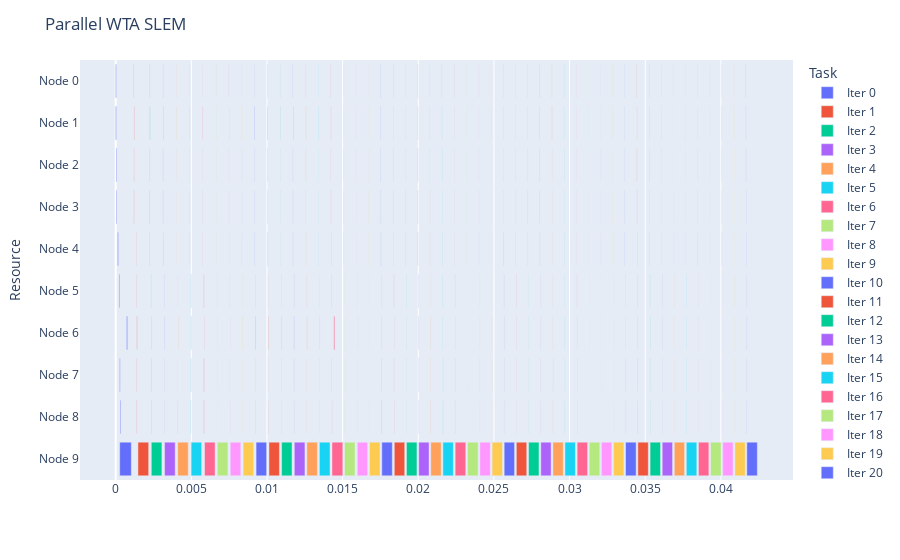

Here is the notebook cell this chart was saved with:
### Code cell
# SLEM
fig = getDataGantt(logs[3], "Parallel WTA SLEM")
fig.show()

### Figure 1 — Plotly figure (JSON) as saved in the notebook; plotly's stock layout.template omitted (floating-point values rounded to 4 significant figures)
{"data": [{"alignmentgroup": "True", "base": [0, -1.907e-06, 2.909e-05, 4.077e-05, 0.0001225, 0.0002186, 0.0007191, 0.0002546, 0.0002999, 0.0002661], "hovertemplate": "Task=Iter 0<br>Start=%{base}<br>Finish=%{x}<br>Resource=%{y}<extra></extra>", "legendgroup": "Iter 0", "marker": {"color": "#636efa", "pattern": {"shape": ""}}, "name": "Iter 0", "offsetgroup": "Iter 0", "orientation": "h", "showlegend": true, "textposition": "auto", "type": "bar", "x": [4.84e-05, 5.15e-05, 4.363e-05, 4.292e-05, 5.651e-05, 4.888e-05, 6.604e-05, 4.339e-05, 4.888e-05, 0.0007682], "xaxis": "x", "y": ["Node 0", "Node 1", "Node 2", "Node 3", "Node 4", "Node 5", "Node 6", "Node 7", "Node 8", "Node 9"], "yaxis": "y"}, {"alignmentgroup": "True", "base": [0.001196, 0.001209, 0.001206, 0.001205, 0.001354, 0.001387, 0.001398, 0.001391, 0.001392, 0.001471], "hovertemplate": "Task=Iter 1<br>Start=%{base}<br>Finish=%{x}<br>Resource=%{y}<extra></extra>", "legendgroup": "Iter 1", "marker": {"color": "#EF553B", "pattern": {"shape": ""}}, "name": "Iter 1", "offsetgroup": "Iter 1", "orientation": "h", "showlegend": true, "textposition": "auto", "type": "bar", "x": [1.597e-05, 2.217e-05, 1.574e-05, 1.55e-05, 1.55e-05, 1.502e-05, 2.384e-05, 1.526e-05, 1.717e-05, 0.0007091], "xaxis": "x", "y": ["Node 0", "Node 1", "Node 2", "Node 3", "Node 4", "Node 5", "Node 6", "Node 7", "Node 8", "Node 9"], "yaxis": "y"}, {"alignmentgroup": "True", "base": [0.002246, 0.002256, 0.002248, 0.002255, 0.002253, 0.002331, 0.002358, 0.002334, 0.002334, 0.002354], "hovertemplate": "Task=Iter 2<br>Start=%{base}<br>Finish=%{x}<br>Resource=%{y}<extra></extra>", "legendgroup": "Iter 2", "marker": {"color": "#00cc96", "pattern": {"shape": ""}}, "name": "Iter 2", "offsetgroup": "Iter 2", "orientation": "h", "showlegend": true, "textposition": "auto", "type": "bar", "x": [1.359e-05, 1.955e-05, 1.216e-05, 1.478e-05, 1.287e-05, 1.359e-05, 2.122e-05, 1.359e-05, 1.335e-05, 0.0007017], "xaxis": "x", "y": ["Node 0", "Node 1", "Node 2", "Node 3", "Node 4", "Node 5", "Node 6", "Node 7", "Node 8", "Node 9"], "yaxis": "y"}, {"alignmentgroup": "True", "base": [0.003124, 0.00313, 0.003123, 0.003125, 0.003127, 0.0032, 0.003225, 0.003207, 0.003211, 0.003231], "hovertemplate": "Task=Iter 3<br>Start=%{base}<br>Finish=%{x}<br>Resource=%{y}<extra></extra>", "legendgroup": "Iter 3", "marker": {"color": "#ab63fa", "pattern": {"shape": ""}}, "name": "Iter 3", "offsetgroup": "Iter 3", "orientation": "h", "showlegend": true, "textposition": "auto", "type": "bar", "x": [1.287e-05, 1.931e-05, 1.192e-05, 1.287e-05, 1.359e-05, 1.311e-05, 2.003e-05, 1.359e-05, 1.287e-05, 0.0007038], "xaxis": "x", "y": ["Node 0", "Node 1", "Node 2", "Node 3", "Node 4", "Node 5", "Node 6", "Node 7", "Node 8", "Node 9"], "yaxis": "y"}, {"alignmentgroup": "True", "base": [0.003992, 0.004009, 0.003999, 0.004004, 0.004002, 0.004077, 0.004149, 0.004084, 0.004104, 0.004099], "hovertemplate": "Task=Iter 4<br>Start=%{base}<br>Finish=%{x}<br>Resource=%{y}<extra></extra>", "legendgroup": "Iter 4", "marker": {"color": "#FFA15A", "pattern": {"shape": ""}}, "name": "Iter 4", "offsetgroup": "Iter 4", "orientation": "h", "showlegend": true, "textposition": "auto", "type": "bar", "x": [1.287e-05, 2.074e-05, 1.216e-05, 1.24e-05, 1.311e-05, 1.216e-05, 2.122e-05, 1.24e-05, 1.717e-05, 0.0006983], "xaxis": "x", "y": ["Node 0", "Node 1", "Node 2", "Node 3", "Node 4", "Node 5", "Node 6", "Node 7", "Node 8", "Node 9"], "yaxis": "y"}, {"alignmentgroup": "True", "base": [0.004864, 0.004874, 0.004867, 0.00487, 0.004871, 0.004971, 0.004971, 0.004969, 0.004954, 0.004985], "hovertemplate": "Task=Iter 5<br>Start=%{base}<br>Finish=%{x}<br>Resource=%{y}<extra></extra>", "legendgroup": "Iter 5", "marker": {"color": "#19d3f3", "pattern": {"shape": ""}}, "name": "Iter 5", "offsetgroup": "Iter 5", "orientation": "h", "showlegend": true, "textposition": "auto", "type": "bar", "x": [1.287e-05, 1.86e-05, 1.168e-05, 1.192e-05, 1.264e-05, 1.907e-05, 2.027e-05, 1.86e-05, 1.597e-05, 0.0007007], "xaxis": "x", "y": ["Node 0", "Node 1", "Node 2", "Node 3", "Node 4", "Node 5", "Node 6", "Node 7", "Node 8", "Node 9"], "yaxis": "y"}, {"alignmentgroup": "True", "base": [0.005741, 0.005751, 0.005743, 0.005745, 0.005746, 0.00582, 0.005852, 0.005823, 0.005823, 0.005871], "hovertemplate": "Task=Iter 6<br>Start=%{base}<br>Finish=%{x}<br>Resource=%{y}<extra></extra>", "legendgroup": "Iter 6", "marker": {"color": "#FF6692", "pattern": {"shape": ""}}, "name": "Iter 6", "offsetgroup": "Iter 6", "orientation": "h", "showlegend": true, "textposition": "auto", "type": "bar", "x": [1.24e-05, 1.907e-05, 1.121e-05, 1.168e-05, 1.287e-05, 2.408e-05, 1.979e-05, 2.742e-05, 2.503e-05, 0.0006976], "xaxis": "x", "y": ["Node 0", "Node 1", "Node 2", "Node 3", "Node 4", "Node 5", "Node 6", "Node 7", "Node 8", "Node 9"], "yaxis": "y"}, {"alignmentgroup": "True", "base": [0.006629, 0.006638, 0.006631, 0.006631, 0.006634, 0.006693, 0.006703, 0.0067, 0.006708, 0.006718], "hovertemplate": "Task=Iter 7<br>Start=%{base}<br>Finish=%{x}<br>Resource=%{y}<extra></extra>", "legendgroup": "Iter 7", "marker": {"color": "#B6E880", "pattern": {"shape": ""}}, "name": "Iter 7", "offsetgroup": "Iter 7", "orientation": "h", "showlegend": true, "textposition": "auto", "type": "bar", "x": [1.502e-05, 2.098e-05, 1.383e-05, 1.407e-05, 1.478e-05, 1.478e-05, 2.241e-05, 1.478e-05, 1.478e-05, 0.0007019], "xaxis": "x", "y": ["Node 0", "Node 1", "Node 2", "Node 3", "Node 4", "Node 5", "Node 6", "Node 7", "Node 8", "Node 9"], "yaxis": "y"}, {"alignmentgroup": "True", "base": [0.007475, 0.007485, 0.007481, 0.007482, 0.007491, 0.007545, 0.007569, 0.007546, 0.007555, 0.007571], "hovertemplate": "Task=Iter 8<br>Start=%{base}<br>Finish=%{x}<br>Resource=%{y}<extra></extra>", "legendgroup": "Iter 8", "marker": {"color": "#FF97FF", "pattern": {"shape": ""}}, "name": "Iter 8", "offsetgroup": "Iter 8", "orientation": "h", "showlegend": true, "textposition": "auto", "type": "bar", "x": [1.287e-05, 1.955e-05, 1.192e-05, 1.311e-05, 1.311e-05, 1.311e-05, 2.027e-05, 1.264e-05, 1.287e-05, 0.0006979], "xaxis": "x", "y": ["Node 0", "Node 1", "Node 2", "Node 3", "Node 4", "Node 5", "Node 6", "Node 7", "Node 8", "Node 9"], "yaxis": "y"}, {"alignmentgroup": "True", "base": [0.008322, 0.008339, 0.008328, 0.008329, 0.008334, 0.00839, 0.008398, 0.008396, 0.008401, 0.008423], "hovertemplate": "Task=Iter 9<br>Start=%{base}<br>Finish=%{x}<br>Resource=%{y}<extra></extra>", "legendgroup": "Iter 9", "marker": {"color": "#FECB52", "pattern": {"shape": ""}}, "name": "Iter 9", "offsetgroup": "Iter 9", "orientation": "h", "showlegend": true, "textposition": "auto", "type": "bar", "x": [1.311e-05, 1.788e-05, 1.192e-05, 1.216e-05, 1.216e-05, 1.168e-05, 1.907e-05, 1.311e-05, 1.168e-05, 0.0007], "xaxis": "x", "y": ["Node 0", "Node 1", "Node 2", "Node 3", "Node 4", "Node 5", "Node 6", "Node 7", "Node 8", "Node 9"], "yaxis": "y"}, {"alignmentgroup": "True", "base": [0.009175, 0.009188, 0.009181, 0.009183, 0.009192, 0.009242, 0.009255, 0.009245, 0.009249, 0.009279], "hovertemplate": "Task=Iter 10<br>Start=%{base}<br>Finish=%{x}<br>Resource=%{y}<extra></extra>", "legendgroup": "Iter 10", "marker": {"color": "#636efa", "pattern": {"shape": ""}}, "name": "Iter 10", "offsetgroup": "Iter 10", "orientation": "h", "showlegend": true, "textposition": "auto", "type": "bar", "x": [1.144e-05, 1.884e-05, 1.168e-05, 1.144e-05, 1.168e-05, 1.24e-05, 1.86e-05, 1.192e-05, 1.144e-05, 0.0006998], "xaxis": "x", "y": ["Node 0", "Node 1", "Node 2", "Node 3", "Node 4", "Node 5", "Node 6", "Node 7", "Node 8", "Node 9"], "yaxis": "y"}, {"alignmentgroup": "True", "base": [0.01003, 0.01004, 0.01004, 0.01004, 0.01005, 0.0101, 0.01011, 0.0101, 0.01011, 0.01013], "hovertemplate": "Task=Iter 11<br>Start=%{base}<br>Finish=%{x}<br>Resource=%{y}<extra></extra>", "legendgroup": "Iter 11", "marker": {"color": "#EF553B", "pattern": {"shape": ""}}, "name": "Iter 11", "offsetgroup": "Iter 11", "orientation": "h", "showlegend": true, "textposition": "auto", "type": "bar", "x": [1.192e-05, 1.86e-05, 1.216e-05, 1.168e-05, 1.24e-05, 1.192e-05, 2.027e-05, 1.216e-05, 1.216e-05, 0.0006909], "xaxis": "x", "y": ["Node 0", "Node 1", "Node 2", "Node 3", "Node 4", "Node 5", "Node 6", "Node 7", "Node 8", "Node 9"], "yaxis": "y"}, {"alignmentgroup": "True", "base": [0.01088, 0.01089, 0.01089, 0.01089, 0.01089, 0.01095, 0.01096, 0.01095, 0.01096, 0.01097], "hovertemplate": "Task=Iter 12<br>Start=%{base}<br>Finish=%{x}<br>Resource=%{y}<extra></extra>", "legendgroup": "Iter 12", "marker": {"color": "#00cc96", "pattern": {"shape": ""}}, "name": "Iter 12", "offsetgroup": "Iter 12", "orientation": "h", "showlegend": true, "textposition": "auto", "type": "bar", "x": [1.24e-05, 1.788e-05, 1.121e-05, 1.168e-05, 1.168e-05, 1.192e-05, 1.884e-05, 1.192e-05, 1.121e-05, 0.0006905], "xaxis": "x", "y": ["Node 0", "Node 1", "Node 2", "Node 3", "Node 4", "Node 5", "Node 6", "Node 7", "Node 8", "Node 9"], "yaxis": "y"}, {"alignmentgroup": "True", "base": [0.01171, 0.01172, 0.01171, 0.01171, 0.01172, 0.01179, 0.01178, 0.01178, 0.01178, 0.01181], "hovertemplate": "Task=Iter 13<br>Start=%{base}<br>Finish=%{x}<br>Resource=%{y}<extra></extra>", "legendgroup": "Iter 13", "marker": {"color": "#ab63fa", "pattern": {"shape": ""}}, "name": "Iter 13", "offsetgroup": "Iter 13", "orientation": "h", "showlegend": true, "textposition": "auto", "type": "bar", "x": [1.121e-05, 1.884e-05, 1.097e-05, 1.121e-05, 1.144e-05, 1.049e-05, 1.812e-05, 1.192e-05, 1.144e-05, 0.0007048], "xaxis": "x", "y": ["Node 0", "Node 1", "Node 2", "Node 3", "Node 4", "Node 5", "Node 6", "Node 7", "Node 8", "Node 9"], "yaxis": "y"}, {"alignmentgroup": "True", "base": [0.01256, 0.01257, 0.01257, 0.01257, 0.01258, 0.01262, 0.01264, 0.01263, 0.01263, 0.01263], "hovertemplate": "Task=Iter 14<br>Start=%{base}<br>Finish=%{x}<br>Resource=%{y}<extra></extra>", "legendgroup": "Iter 14", "marker": {"color": "#FFA15A", "pattern": {"shape": ""}}, "name": "Iter 14", "offsetgroup": "Iter 14", "orientation": "h", "showlegend": true, "textposition": "auto", "type": "bar", "x": [1.144e-05, 1.86e-05, 1.121e-05, 1.144e-05, 1.192e-05, 1.121e-05, 1.931e-05, 1.144e-05, 1.073e-05, 0.0006983], "xaxis": "x", "y": ["Node 0", "Node 1", "Node 2", "Node 3", "Node 4", "Node 5", "Node 6", "Node 7", "Node 8", "Node 9"], "yaxis": "y"}, {"alignmentgroup": "True", "base": [0.01339, 0.0134, 0.01339, 0.0134, 0.0134, 0.01345, 0.01346, 0.01345, 0.01346, 0.01346], "hovertemplate": "Task=Iter 15<br>Start=%{base}<br>Finish=%{x}<br>Resource=%{y}<extra></extra>", "legendgroup": "Iter 15", "marker": {"color": "#19d3f3", "pattern": {"shape": ""}}, "name": "Iter 15", "offsetgroup": "Iter 15", "orientation": "h", "showlegend": true, "textposition": "auto", "type": "bar", "x": [1.144e-05, 1.884e-05, 1.168e-05, 1.121e-05, 1.192e-05, 1.168e-05, 1.884e-05, 1.287e-05, 1.144e-05, 0.0007024], "xaxis": "x", "y": ["Node 0", "Node 1", "Node 2", "Node 3", "Node 4", "Node 5", "Node 6", "Node 7", "Node 8", "Node 9"], "yaxis": "y"}, {"alignmentgroup": "True", "base": [0.01422, 0.01422, 0.01422, 0.01422, 0.01423, 0.01428, 0.01442, 0.01429, 0.01429, 0.0143], "hovertemplate": "Task=Iter 16<br>Start=%{base}<br>Finish=%{x}<br>Resource=%{y}<extra></extra>", "legendgroup": "Iter 16", "marker": {"color": "#FF6692", "pattern": {"shape": ""}}, "name": "Iter 16", "offsetgroup": "Iter 16", "orientation": "h", "showlegend": true, "textposition": "auto", "type": "bar", "x": [1.192e-05, 1.454e-05, 1.097e-05, 1.192e-05, 1.192e-05, 1.097e-05, 6.7e-05, 1.192e-05, 1.073e-05, 0.0007188], "xaxis": "x", "y": ["Node 0", "Node 1", "Node 2", "Node 3", "Node 4", "Node 5", "Node 6", "Node 7", "Node 8", "Node 9"], "yaxis": "y"}, {"alignmentgroup": "True", "base": [0.01506, 0.01507, 0.01507, 0.01507, 0.01507, 0.01513, 0.01512, 0.01514, 0.01513, 0.01513], "hovertemplate": "Task=Iter 17<br>Start=%{base}<br>Finish=%{x}<br>Resource=%{y}<extra></extra>", "legendgroup": "Iter 17", "marker": {"color": "#B6E880", "pattern": {"shape": ""}}, "name": "Iter 17", "offsetgroup": "Iter 17", "orientation": "h", "showlegend": true, "textposition": "auto", "type": "bar", "x": [1.144e-05, 1.216e-05, 1.144e-05, 1.073e-05, 1.192e-05, 1.121e-05, 1.359e-05, 1.144e-05, 1.144e-05, 0.0006936], "xaxis": "x", "y": ["Node 0", "Node 1", "Node 2", "Node 3", "Node 4", "Node 5", "Node 6", "Node 7", "Node 8", "Node 9"], "yaxis": "y"}, {"alignmentgroup": "True", "base": [0.01589, 0.01589, 0.01589, 0.01589, 0.0159, 0.01595, 0.01597, 0.01596, 0.01596, 0.01597], "hovertemplate": "Task=Iter 18<br>Start=%{base}<br>Finish=%{x}<br>Resource=%{y}<extra></extra>", "legendgroup": "Iter 18", "marker": {"color": "#FF97FF", "pattern": {"shape": ""}}, "name": "Iter 18", "offsetgroup": "Iter 18", "orientation": "h", "showlegend": true, "textposition": "auto", "type": "bar", "x": [1.192e-05, 1.216e-05, 1.097e-05, 1.192e-05, 1.24e-05, 1.168e-05, 1.597e-05, 1.144e-05, 1.168e-05, 0.0006843], "xaxis": "x", "y": ["Node 0", "Node 1", "Node 2", "Node 3", "Node 4", "Node 5", "Node 6", "Node 7", "Node 8", "Node 9"], "yaxis": "y"}, {"alignmentgroup": "True", "base": [0.0167, 0.01671, 0.01671, 0.01671, 0.01672, 0.01676, 0.01676, 0.01676, 0.01676, 0.01678], "hovertemplate": "Task=Iter 19<br>Start=%{base}<br>Finish=%{x}<br>Resource=%{y}<extra></extra>", "legendgroup": "Iter 19", "marker": {"color": "#FECB52", "pattern": {"shape": ""}}, "name": "Iter 19", "offsetgroup": "Iter 19", "orientation": "h", "showlegend": true, "textposition": "auto", "type": "bar", "x": [1.168e-05, 1.049e-05, 1.025e-05, 1.097e-05, 1.168e-05, 1.097e-05, 1.216e-05, 1.073e-05, 1.001e-05, 0.0006936], "xaxis": "x", "y": ["Node 0", "Node 1", "Node 2", "Node 3", "Node 4", "Node 5", "Node 6", "Node 7", "Node 8", "Node 9"], "yaxis": "y"}, {"alignmentgroup": "True", "base": [0.01752, 0.01752, 0.01752, 0.01753, 0.01753, 0.01757, 0.01758, 0.01758, 0.01759, 0.01759], "hovertemplate": "Task=Iter 20<br>Start=%{base}<br>Finish=%{x}<br>Resource=%{y}<extra></extra>", "legendgroup": "Iter 20", "marker": {"color": "#636efa", "pattern": {"shape": ""}}, "name": "Iter 20", "offsetgroup": "Iter 20", "orientation": "h", "showlegend": true, "textposition": "auto", "type": "bar", "x": [1.121e-05, 1.097e-05, 1.049e-05, 1.073e-05, 1.192e-05, 1.121e-05, 1.144e-05, 1.144e-05, 1.216e-05, 0.0006952], "xaxis": "x", "y": ["Node 0", "Node 1", "Node 2", "Node 3", "Node 4", "Node 5", "Node 6", "Node 7", "Node 8", "Node 9"], "yaxis": "y"}, {"alignmentgroup": "True", "base": [0.01833, 0.01834, 0.01834, 0.01834, 0.01835, 0.01839, 0.01842, 0.01839, 0.0184, 0.01841], "hovertemplate": "Task=Iter 21<br>Start=%{base}<br>Finish=%{x}<br>Resource=%{y}<extra></extra>", "legendgroup": "Iter 21", "marker": {"color": "#EF553B", "pattern": {"shape": ""}}, "name": "Iter 21", "offsetgroup": "Iter 21", "orientation": "h", "showlegend": true, "textposition": "auto", "type": "bar", "x": [1.097e-05, 1.097e-05, 1.025e-05, 1.049e-05, 1.121e-05, 1.097e-05, 1.144e-05, 1.121e-05, 1.192e-05, 0.0006914], "xaxis": "x", "y": ["Node 0", "Node 1", "Node 2", "Node 3", "Node 4", "Node 5", "Node 6", "Node 7", "Node 8", "Node 9"], "yaxis": "y"}, {"alignmentgroup": "True", "base": [0.01916, 0.01916, 0.01916, 0.01916, 0.01916, 0.0192, 0.01922, 0.01921, 0.01921, 0.01922], "hovertemplate": "Task=Iter 22<br>Start=%{base}<br>Finish=%{x}<br>Resource=%{y}<extra></extra>", "legendgroup": "Iter 22", "marker": {"color": "#00cc96", "pattern": {"shape": ""}}, "name": "Iter 22", "offsetgroup": "Iter 22", "orientation": "h", "showlegend": true, "textposition": "auto", "type": "bar", "x": [1.121e-05, 1.049e-05, 1.025e-05, 1.097e-05, 1.144e-05, 1.073e-05, 1.121e-05, 1.121e-05, 1.049e-05, 0.000694], "xaxis": "x", "y": ["Node 0", "Node 1", "Node 2", "Node 3", "Node 4", "Node 5", "Node 6", "Node 7", "Node 8", "Node 9"], "yaxis": "y"}, {"alignmentgroup": "True", "base": [0.01996, 0.01996, 0.01997, 0.01997, 0.01997, 0.02002, 0.02003, 0.02002, 0.02003, 0.02003], "hovertemplate": "Task=Iter 23<br>Start=%{base}<br>Finish=%{x}<br>Resource=%{y}<extra></extra>", "legendgroup": "Iter 23", "marker": {"color": "#ab63fa", "pattern": {"shape": ""}}, "name": "Iter 23", "offsetgroup": "Iter 23", "orientation": "h", "showlegend": true, "textposition": "auto", "type": "bar", "x": [1.097e-05, 1.073e-05, 1.073e-05, 1.073e-05, 1.049e-05, 1.121e-05, 1.121e-05, 1.073e-05, 1.049e-05, 0.0006857], "xaxis": "x", "y": ["Node 0", "Node 1", "Node 2", "Node 3", "Node 4", "Node 5", "Node 6", "Node 7", "Node 8", "Node 9"], "yaxis": "y"}, {"alignmentgroup": "True", "base": [0.02076, 0.02076, 0.02076, 0.02077, 0.02077, 0.02081, 0.02082, 0.02082, 0.02082, 0.02082], "hovertemplate": "Task=Iter 24<br>Start=%{base}<br>Finish=%{x}<br>Resource=%{y}<extra></extra>", "legendgroup": "Iter 24", "marker": {"color": "#FFA15A", "pattern": {"shape": ""}}, "name": "Iter 24", "offsetgroup": "Iter 24", "orientation": "h", "showlegend": true, "textposition": "auto", "type": "bar", "x": [1.073e-05, 1.049e-05, 1.049e-05, 1.073e-05, 1.121e-05, 1.073e-05, 1.526e-05, 1.621e-05, 1.55e-05, 0.0006886], "xaxis": "x", "y": ["Node 0", "Node 1", "Node 2", "Node 3", "Node 4", "Node 5", "Node 6", "Node 7", "Node 8", "Node 9"], "yaxis": "y"}, {"alignmentgroup": "True", "base": [0.02156, 0.02156, 0.02157, 0.02157, 0.02157, 0.02162, 0.02162, 0.02163, 0.02163, 0.02163], "hovertemplate": "Task=Iter 25<br>Start=%{base}<br>Finish=%{x}<br>Resource=%{y}<extra></extra>", "legendgroup": "Iter 25", "marker": {"color": "#19d3f3", "pattern": {"shape": ""}}, "name": "Iter 25", "offsetgroup": "Iter 25", "orientation": "h", "showlegend": true, "textposition": "auto", "type": "bar", "x": [1.121e-05, 1.073e-05, 1.073e-05, 1.049e-05, 1.168e-05, 1.097e-05, 1.121e-05, 1.144e-05, 1.097e-05, 0.0006948], "xaxis": "x", "y": ["Node 0", "Node 1", "Node 2", "Node 3", "Node 4", "Node 5", "Node 6", "Node 7", "Node 8", "Node 9"], "yaxis": "y"}, {"alignmentgroup": "True", "base": [0.02237, 0.02238, 0.02237, 0.02237, 0.02238, 0.02242, 0.02244, 0.02242, 0.02242, 0.02244], "hovertemplate": "Task=Iter 26<br>Start=%{base}<br>Finish=%{x}<br>Resource=%{y}<extra></extra>", "legendgroup": "Iter 26", "marker": {"color": "#FF6692", "pattern": {"shape": ""}}, "name": "Iter 26", "offsetgroup": "Iter 26", "orientation": "h", "showlegend": true, "textposition": "auto", "type": "bar", "x": [1.192e-05, 1.073e-05, 1.049e-05, 1.049e-05, 1.121e-05, 1.121e-05, 1.168e-05, 1.24e-05, 1.025e-05, 0.0007021], "xaxis": "x", "y": ["Node 0", "Node 1", "Node 2", "Node 3", "Node 4", "Node 5", "Node 6", "Node 7", "Node 8", "Node 9"], "yaxis": "y"}, {"alignmentgroup": "True", "base": [0.02319, 0.02319, 0.0232, 0.02319, 0.0232, 0.02324, 0.02325, 0.02325, 0.02325, 0.02326], "hovertemplate": "Task=Iter 27<br>Start=%{base}<br>Finish=%{x}<br>Resource=%{y}<extra></extra>", "legendgroup": "Iter 27", "marker": {"color": "#B6E880", "pattern": {"shape": ""}}, "name": "Iter 27", "offsetgroup": "Iter 27", "orientation": "h", "showlegend": true, "textposition": "auto", "type": "bar", "x": [1.121e-05, 1.073e-05, 1.049e-05, 1.049e-05, 1.049e-05, 1.049e-05, 1.144e-05, 1.097e-05, 1.049e-05, 0.0006976], "xaxis": "x", "y": ["Node 0", "Node 1", "Node 2", "Node 3", "Node 4", "Node 5", "Node 6", "Node 7", "Node 8", "Node 9"], "yaxis": "y"}, {"alignmentgroup": "True", "base": [0.024, 0.024, 0.02401, 0.02401, 0.02401, 0.02405, 0.02406, 0.02406, 0.02406, 0.02407], "hovertemplate": "Task=Iter 28<br>Start=%{base}<br>Finish=%{x}<br>Resource=%{y}<extra></extra>", "legendgroup": "Iter 28", "marker": {"color": "#FF97FF", "pattern": {"shape": ""}}, "name": "Iter 28", "offsetgroup": "Iter 28", "orientation": "h", "showlegend": true, "textposition": "auto", "type": "bar", "x": [1.073e-05, 1.049e-05, 1.049e-05, 1.049e-05, 1.001e-05, 1.073e-05, 1.168e-05, 1.097e-05, 1.049e-05, 0.0006847], "xaxis": "x", "y": ["Node 0", "Node 1", "Node 2", "Node 3", "Node 4", "Node 5", "Node 6", "Node 7", "Node 8", "Node 9"], "yaxis": "y"}, {"alignmentgroup": "True", "base": [0.0248, 0.0248, 0.02481, 0.02481, 0.02481, 0.02486, 0.02486, 0.02488, 0.02487, 0.02488], "hovertemplate": "Task=Iter 29<br>Start=%{base}<br>Finish=%{x}<br>Resource=%{y}<extra></extra>", "legendgroup": "Iter 29", "marker": {"color": "#FECB52", "pattern": {"shape": ""}}, "name": "Iter 29", "offsetgroup": "Iter 29", "orientation": "h", "showlegend": true, "textposition": "auto", "type": "bar", "x": [1.073e-05, 1.001e-05, 1.025e-05, 1.025e-05, 1.001e-05, 1.073e-05, 1.216e-05, 1.097e-05, 1.025e-05, 0.0006895], "xaxis": "x", "y": ["Node 0", "Node 1", "Node 2", "Node 3", "Node 4", "Node 5", "Node 6", "Node 7", "Node 8", "Node 9"], "yaxis": "y"}, {"alignmentgroup": "True", "base": [0.02561, 0.02561, 0.02562, 0.02562, 0.02563, 0.02566, 0.02567, 0.02567, 0.02568, 0.02568], "hovertemplate": "Task=Iter 30<br>Start=%{base}<br>Finish=%{x}<br>Resource=%{y}<extra></extra>", "legendgroup": "Iter 30", "marker": {"color": "#636efa", "pattern": {"shape": ""}}, "name": "Iter 30", "offsetgroup": "Iter 30", "orientation": "h", "showlegend": true, "textposition": "auto", "type": "bar", "x": [1.073e-05, 1.097e-05, 1.049e-05, 1.073e-05, 1.74e-05, 1.049e-05, 1.073e-05, 1.025e-05, 1.001e-05, 0.0006883], "xaxis": "x", "y": ["Node 0", "Node 1", "Node 2", "Node 3", "Node 4", "Node 5", "Node 6", "Node 7", "Node 8", "Node 9"], "yaxis": "y"}, {"alignmentgroup": "True", "base": [0.02642, 0.02641, 0.02641, 0.02642, 0.02642, 0.02646, 0.02647, 0.02647, 0.02648, 0.02648], "hovertemplate": "Task=Iter 31<br>Start=%{base}<br>Finish=%{x}<br>Resource=%{y}<extra></extra>", "legendgroup": "Iter 31", "marker": {"color": "#EF553B", "pattern": {"shape": ""}}, "name": "Iter 31", "offsetgroup": "Iter 31", "orientation": "h", "showlegend": true, "textposition": "auto", "type": "bar", "x": [1.073e-05, 1.073e-05, 1.073e-05, 1.073e-05, 1.168e-05, 1.073e-05, 1.144e-05, 1.049e-05, 1.001e-05, 0.0006895], "xaxis": "x", "y": ["Node 0", "Node 1", "Node 2", "Node 3", "Node 4", "Node 5", "Node 6", "Node 7", "Node 8", "Node 9"], "yaxis": "y"}, {"alignmentgroup": "True", "base": [0.02722, 0.02722, 0.02723, 0.02723, 0.02723, 0.02727, 0.02728, 0.02728, 0.02729, 0.02729], "hovertemplate": "Task=Iter 32<br>Start=%{base}<br>Finish=%{x}<br>Resource=%{y}<extra></extra>", "legendgroup": "Iter 32", "marker": {"color": "#00cc96", "pattern": {"shape": ""}}, "name": "Iter 32", "offsetgroup": "Iter 32", "orientation": "h", "showlegend": true, "textposition": "auto", "type": "bar", "x": [1.383e-05, 1.073e-05, 1.049e-05, 1.025e-05, 1.097e-05, 1.001e-05, 1.097e-05, 1.073e-05, 1.025e-05, 0.0006895], "xaxis": "x", "y": ["Node 0", "Node 1", "Node 2", "Node 3", "Node 4", "Node 5", "Node 6", "Node 7", "Node 8", "Node 9"], "yaxis": "y"}, {"alignmentgroup": "True", "base": [0.02803, 0.02803, 0.02803, 0.02803, 0.02804, 0.02808, 0.02808, 0.02808, 0.02809, 0.0281], "hovertemplate": "Task=Iter 33<br>Start=%{base}<br>Finish=%{x}<br>Resource=%{y}<extra></extra>", "legendgroup": "Iter 33", "marker": {"color": "#ab63fa", "pattern": {"shape": ""}}, "name": "Iter 33", "offsetgroup": "Iter 33", "orientation": "h", "showlegend": true, "textposition": "auto", "type": "bar", "x": [1.192e-05, 1.121e-05, 1.097e-05, 1.049e-05, 1.144e-05, 1.097e-05, 1.168e-05, 1.121e-05, 1.073e-05, 0.0006821], "xaxis": "x", "y": ["Node 0", "Node 1", "Node 2", "Node 3", "Node 4", "Node 5", "Node 6", "Node 7", "Node 8", "Node 9"], "yaxis": "y"}, {"alignmentgroup": "True", "base": [0.02883, 0.02883, 0.02884, 0.02884, 0.02884, 0.02888, 0.02889, 0.0289, 0.0289, 0.0289], "hovertemplate": "Task=Iter 34<br>Start=%{base}<br>Finish=%{x}<br>Resource=%{y}<extra></extra>", "legendgroup": "Iter 34", "marker": {"color": "#FFA15A", "pattern": {"shape": ""}}, "name": "Iter 34", "offsetgroup": "Iter 34", "orientation": "h", "showlegend": true, "textposition": "auto", "type": "bar", "x": [1.812e-05, 2.003e-05, 1.001e-05, 1.049e-05, 1.073e-05, 1.025e-05, 1.097e-05, 1.192e-05, 1.049e-05, 0.0006838], "xaxis": "x", "y": ["Node 0", "Node 1", "Node 2", "Node 3", "Node 4", "Node 5", "Node 6", "Node 7", "Node 8", "Node 9"], "yaxis": "y"}, {"alignmentgroup": "True", "base": [0.02963, 0.02963, 0.02964, 0.02964, 0.02964, 0.02968, 0.02968, 0.02969, 0.02969, 0.02969], "hovertemplate": "Task=Iter 35<br>Start=%{base}<br>Finish=%{x}<br>Resource=%{y}<extra></extra>", "legendgroup": "Iter 35", "marker": {"color": "#19d3f3", "pattern": {"shape": ""}}, "name": "Iter 35", "offsetgroup": "Iter 35", "orientation": "h", "showlegend": true, "textposition": "auto", "type": "bar", "x": [1.168e-05, 1.049e-05, 1.049e-05, 1.073e-05, 1.121e-05, 1.001e-05, 1.073e-05, 1.073e-05, 1.025e-05, 0.000695], "xaxis": "x", "y": ["Node 0", "Node 1", "Node 2", "Node 3", "Node 4", "Node 5", "Node 6", "Node 7", "Node 8", "Node 9"], "yaxis": "y"}, {"alignmentgroup": "True", "base": [0.03043, 0.03044, 0.03044, 0.03044, 0.03044, 0.03048, 0.03049, 0.03049, 0.03049, 0.0305], "hovertemplate": "Task=Iter 36<br>Start=%{base}<br>Finish=%{x}<br>Resource=%{y}<extra></extra>", "legendgroup": "Iter 36", "marker": {"color": "#FF6692", "pattern": {"shape": ""}}, "name": "Iter 36", "offsetgroup": "Iter 36", "orientation": "h", "showlegend": true, "textposition": "auto", "type": "bar", "x": [1.121e-05, 1.097e-05, 1.001e-05, 1.025e-05, 1.144e-05, 1.049e-05, 1.097e-05, 1.049e-05, 1.001e-05, 0.0006914], "xaxis": "x", "y": ["Node 0", "Node 1", "Node 2", "Node 3", "Node 4", "Node 5", "Node 6", "Node 7", "Node 8", "Node 9"], "yaxis": "y"}, {"alignmentgroup": "True", "base": [0.03123, 0.03124, 0.03124, 0.03124, 0.03124, 0.03129, 0.03129, 0.0313, 0.0313, 0.0313], "hovertemplate": "Task=Iter 37<br>Start=%{base}<br>Finish=%{x}<br>Resource=%{y}<extra></extra>", "legendgroup": "Iter 37", "marker": {"color": "#B6E880", "pattern": {"shape": ""}}, "name": "Iter 37", "offsetgroup": "Iter 37", "orientation": "h", "showlegend": true, "textposition": "auto", "type": "bar", "x": [1.073e-05, 1.049e-05, 1.025e-05, 1.144e-05, 1.097e-05, 1.025e-05, 1.121e-05, 1.049e-05, 1.001e-05, 0.0006955], "xaxis": "x", "y": ["Node 0", "Node 1", "Node 2", "Node 3", "Node 4", "Node 5", "Node 6", "Node 7", "Node 8", "Node 9"], "yaxis": "y"}, {"alignmentgroup": "True", "base": [0.03204, 0.03204, 0.03205, 0.03205, 0.03205, 0.03209, 0.0321, 0.03211, 0.0321, 0.0321], "hovertemplate": "Task=Iter 38<br>Start=%{base}<br>Finish=%{x}<br>Resource=%{y}<extra></extra>", "legendgroup": "Iter 38", "marker": {"color": "#FF97FF", "pattern": {"shape": ""}}, "name": "Iter 38", "offsetgroup": "Iter 38", "orientation": "h", "showlegend": true, "textposition": "auto", "type": "bar", "x": [1.144e-05, 1.049e-05, 1.025e-05, 1.049e-05, 1.049e-05, 1.025e-05, 1.073e-05, 1.025e-05, 1.049e-05, 0.000685], "xaxis": "x", "y": ["Node 0", "Node 1", "Node 2", "Node 3", "Node 4", "Node 5", "Node 6", "Node 7", "Node 8", "Node 9"], "yaxis": "y"}, {"alignmentgroup": "True", "base": [0.03285, 0.03285, 0.03284, 0.03286, 0.03285, 0.03289, 0.0329, 0.0329, 0.0329, 0.03291], "hovertemplate": "Task=Iter 39<br>Start=%{base}<br>Finish=%{x}<br>Resource=%{y}<extra></extra>", "legendgroup": "Iter 39", "marker": {"color": "#FECB52", "pattern": {"shape": ""}}, "name": "Iter 39", "offsetgroup": "Iter 39", "orientation": "h", "showlegend": true, "textposition": "auto", "type": "bar", "x": [1.168e-05, 1.264e-05, 1.001e-05, 1.073e-05, 1.073e-05, 1.049e-05, 1.049e-05, 1.073e-05, 1.049e-05, 0.0006852], "xaxis": "x", "y": ["Node 0", "Node 1", "Node 2", "Node 3", "Node 4", "Node 5", "Node 6", "Node 7", "Node 8", "Node 9"], "yaxis": "y"}, {"alignmentgroup": "True", "base": [0.03364, 0.03364, 0.03364, 0.03364, 0.03365, 0.03369, 0.03369, 0.0337, 0.0337, 0.0337], "hovertemplate": "Task=Iter 40<br>Start=%{base}<br>Finish=%{x}<br>Resource=%{y}<extra></extra>", "legendgroup": "Iter 40", "marker": {"color": "#636efa", "pattern": {"shape": ""}}, "name": "Iter 40", "offsetgroup": "Iter 40", "orientation": "h", "showlegend": true, "textposition": "auto", "type": "bar", "x": [1.097e-05, 1.025e-05, 1.001e-05, 1.001e-05, 1.025e-05, 1.049e-05, 1.025e-05, 1.001e-05, 1.001e-05, 0.0006998], "xaxis": "x", "y": ["Node 0", "Node 1", "Node 2", "Node 3", "Node 4", "Node 5", "Node 6", "Node 7", "Node 8", "Node 9"], "yaxis": "y"}, {"alignmentgroup": "True", "base": [0.03444, 0.03445, 0.03445, 0.03445, 0.03446, 0.03449, 0.0345, 0.03451, 0.03451, 0.03451], "hovertemplate": "Task=Iter 41<br>Start=%{base}<br>Finish=%{x}<br>Resource=%{y}<extra></extra>", "legendgroup": "Iter 41", "marker": {"color": "#EF553B", "pattern": {"shape": ""}}, "name": "Iter 41", "offsetgroup": "Iter 41", "orientation": "h", "showlegend": true, "textposition": "auto", "type": "bar", "x": [1.097e-05, 1.097e-05, 1.049e-05, 1.073e-05, 1.073e-05, 1.097e-05, 1.073e-05, 1.049e-05, 1.073e-05, 0.0006905], "xaxis": "x", "y": ["Node 0", "Node 1", "Node 2", "Node 3", "Node 4", "Node 5", "Node 6", "Node 7", "Node 8", "Node 9"], "yaxis": "y"}, {"alignmentgroup": "True", "base": [0.03526, 0.03525, 0.03525, 0.03525, 0.03526, 0.03531, 0.03532, 0.03531, 0.03531, 0.03532], "hovertemplate": "Task=Iter 42<br>Start=%{base}<br>Finish=%{x}<br>Resource=%{y}<extra></extra>", "legendgroup": "Iter 42", "marker": {"color": "#00cc96", "pattern": {"shape": ""}}, "name": "Iter 42", "offsetgroup": "Iter 42", "orientation": "h", "showlegend": true, "textposition": "auto", "type": "bar", "x": [1.24e-05, 1.073e-05, 1.025e-05, 1.025e-05, 1.073e-05, 1.025e-05, 1.097e-05, 1.001e-05, 1.001e-05, 0.0006912], "xaxis": "x", "y": ["Node 0", "Node 1", "Node 2", "Node 3", "Node 4", "Node 5", "Node 6", "Node 7", "Node 8", "Node 9"], "yaxis": "y"}, {"alignmentgroup": "True", "base": [0.03606, 0.03606, 0.03606, 0.03606, 0.03607, 0.03611, 0.03612, 0.03612, 0.03613, 0.03612], "hovertemplate": "Task=Iter 43<br>Start=%{base}<br>Finish=%{x}<br>Resource=%{y}<extra></extra>", "legendgroup": "Iter 43", "marker": {"color": "#ab63fa", "pattern": {"shape": ""}}, "name": "Iter 43", "offsetgroup": "Iter 43", "orientation": "h", "showlegend": true, "textposition": "auto", "type": "bar", "x": [1.144e-05, 1.073e-05, 1.025e-05, 1.073e-05, 1.097e-05, 1.025e-05, 1.097e-05, 1.049e-05, 1.049e-05, 0.0006833], "xaxis": "x", "y": ["Node 0", "Node 1", "Node 2", "Node 3", "Node 4", "Node 5", "Node 6", "Node 7", "Node 8", "Node 9"], "yaxis": "y"}, {"alignmentgroup": "True", "base": [0.03685, 0.03686, 0.03686, 0.03686, 0.03686, 0.0369, 0.03691, 0.03691, 0.03691, 0.03692], "hovertemplate": "Task=Iter 44<br>Start=%{base}<br>Finish=%{x}<br>Resource=%{y}<extra></extra>", "legendgroup": "Iter 44", "marker": {"color": "#FFA15A", "pattern": {"shape": ""}}, "name": "Iter 44", "offsetgroup": "Iter 44", "orientation": "h", "showlegend": true, "textposition": "auto", "type": "bar", "x": [1.264e-05, 1.073e-05, 1.001e-05, 1.001e-05, 1.001e-05, 1.025e-05, 1.049e-05, 1.097e-05, 1.049e-05, 0.0006821], "xaxis": "x", "y": ["Node 0", "Node 1", "Node 2", "Node 3", "Node 4", "Node 5", "Node 6", "Node 7", "Node 8", "Node 9"], "yaxis": "y"}, {"alignmentgroup": "True", "base": [0.03764, 0.03765, 0.03765, 0.03765, 0.03766, 0.03769, 0.0377, 0.0377, 0.0377, 0.03771], "hovertemplate": "Task=Iter 45<br>Start=%{base}<br>Finish=%{x}<br>Resource=%{y}<extra></extra>", "legendgroup": "Iter 45", "marker": {"color": "#19d3f3", "pattern": {"shape": ""}}, "name": "Iter 45", "offsetgroup": "Iter 45", "orientation": "h", "showlegend": true, "textposition": "auto", "type": "bar", "x": [1.121e-05, 1.025e-05, 9.775e-06, 1.001e-05, 1.025e-05, 1.025e-05, 1.001e-05, 1.025e-05, 1.001e-05, 0.0006943], "xaxis": "x", "y": ["Node 0", "Node 1", "Node 2", "Node 3", "Node 4", "Node 5", "Node 6", "Node 7", "Node 8", "Node 9"], "yaxis": "y"}, {"alignmentgroup": "True", "base": [0.03845, 0.03846, 0.03846, 0.03846, 0.03846, 0.03851, 0.03851, 0.03852, 0.03852, 0.03852], "hovertemplate": "Task=Iter 46<br>Start=%{base}<br>Finish=%{x}<br>Resource=%{y}<extra></extra>", "legendgroup": "Iter 46", "marker": {"color": "#FF6692", "pattern": {"shape": ""}}, "name": "Iter 46", "offsetgroup": "Iter 46", "orientation": "h", "showlegend": true, "textposition": "auto", "type": "bar", "x": [1.192e-05, 1.073e-05, 1.001e-05, 1.001e-05, 1.097e-05, 1.049e-05, 1.049e-05, 1.025e-05, 1.025e-05, 0.0006897], "xaxis": "x", "y": ["Node 0", "Node 1", "Node 2", "Node 3", "Node 4", "Node 5", "Node 6", "Node 7", "Node 8", "Node 9"], "yaxis": "y"}, {"alignmentgroup": "True", "base": [0.03926, 0.03925, 0.03926, 0.03926, 0.03927, 0.03931, 0.03931, 0.03931, 0.03932, 0.03932], "hovertemplate": "Task=Iter 47<br>Start=%{base}<br>Finish=%{x}<br>Resource=%{y}<extra></extra>", "legendgroup": "Iter 47", "marker": {"color": "#B6E880", "pattern": {"shape": ""}}, "name": "Iter 47", "offsetgroup": "Iter 47", "orientation": "h", "showlegend": true, "textposition": "auto", "type": "bar", "x": [1.216e-05, 1.049e-05, 1.025e-05, 1.025e-05, 1.097e-05, 1.025e-05, 1.073e-05, 1.001e-05, 1.001e-05, 0.0006945], "xaxis": "x", "y": ["Node 0", "Node 1", "Node 2", "Node 3", "Node 4", "Node 5", "Node 6", "Node 7", "Node 8", "Node 9"], "yaxis": "y"}, {"alignmentgroup": "True", "base": [0.04006, 0.04006, 0.04006, 0.04007, 0.04007, 0.04011, 0.04011, 0.04011, 0.04012, 0.04012], "hovertemplate": "Task=Iter 48<br>Start=%{base}<br>Finish=%{x}<br>Resource=%{y}<extra></extra>", "legendgroup": "Iter 48", "marker": {"color": "#FF97FF", "pattern": {"shape": ""}}, "name": "Iter 48", "offsetgroup": "Iter 48", "orientation": "h", "showlegend": true, "textposition": "auto", "type": "bar", "x": [1.049e-05, 1.049e-05, 1.001e-05, 1.025e-05, 1.097e-05, 1.025e-05, 1.025e-05, 1.001e-05, 1.001e-05, 0.0006847], "xaxis": "x", "y": ["Node 0", "Node 1", "Node 2", "Node 3", "Node 4", "Node 5", "Node 6", "Node 7", "Node 8", "Node 9"], "yaxis": "y"}, {"alignmentgroup": "True", "base": [0.04086, 0.04087, 0.04087, 0.04087, 0.04087, 0.04092, 0.04092, 0.04092, 0.04092, 0.04092], "hovertemplate": "Task=Iter 49<br>Start=%{base}<br>Finish=%{x}<br>Resource=%{y}<extra></extra>", "legendgroup": "Iter 49", "marker": {"color": "#FECB52", "pattern": {"shape": ""}}, "name": "Iter 49", "offsetgroup": "Iter 49", "orientation": "h", "showlegend": true, "textposition": "auto", "type": "bar", "x": [1.049e-05, 1.025e-05, 1.025e-05, 1.049e-05, 1.025e-05, 1.001e-05, 1.049e-05, 1.049e-05, 9.775e-06, 0.0006855], "xaxis": "x", "y": ["Node 0", "Node 1", "Node 2", "Node 3", "Node 4", "Node 5", "Node 6", "Node 7", "Node 8", "Node 9"], "yaxis": "y"}, {"alignmentgroup": "True", "base": [0.04165, 0.04165, 0.04166, 0.04166, 0.04166, 0.0417, 0.04172, 0.04171, 0.04171, 0.04171], "hovertemplate": "Task=Iter 50<br>Start=%{base}<br>Finish=%{x}<br>Resource=%{y}<extra></extra>", "legendgroup": "Iter 50", "marker": {"color": "#636efa", "pattern": {"shape": ""}}, "name": "Iter 50", "offsetgroup": "Iter 50", "orientation": "h", "showlegend": true, "textposition": "auto", "type": "bar", "x": [1.049e-05, 1.001e-05, 9.775e-06, 1.025e-05, 1.073e-05, 9.775e-06, 1.049e-05, 1.001e-05, 9.537e-06, 0.0006952], "xaxis": "x", "y": ["Node 0", "Node 1", "Node 2", "Node 3", "Node 4", "Node 5", "Node 6", "Node 7", "Node 8", "Node 9"], "yaxis": "y"}], "layout": {"barmode": "overlay", "legend": {"title": {"text": "Task"}, "tracegroupgap": 0}, "margin": {"t": 60}, "title": {"text": "Parallel WTA SLEM"}, "xaxis": {"anchor": "y", "domain": [0, 1], "type": "linear"}, "yaxis": {"anchor": "x", "autorange": "reversed", "domain": [0, 1], "title": {"text": "Resource"}}}}
